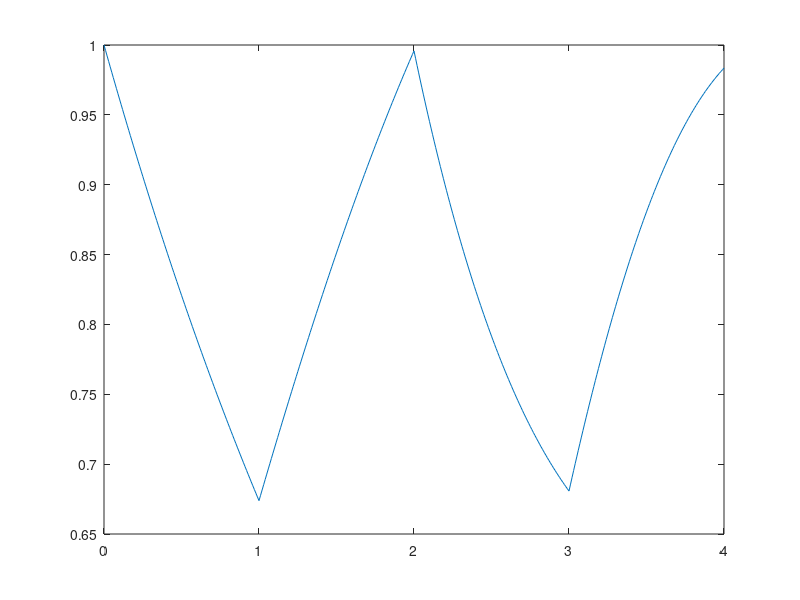

This chart was generated by the following MATLAB code:
clear all; close all; clc; myfont = 22;

N = 1000;
delta = 1;
T = 2*pi/ delta;
g = 0.1;

Eb = 0.5;

H = zeros(2*N+2);
for s = -N: N
    H(s+N+1, s+N+1 ) = s*delta;
    H(s+N+1, 2*N+2) = g;
    H(2*N+2, s+N+1) = g;
end
H(2*N+2, 2*N+2) = Eb;

v0 = zeros(2*N+2, 1);
v0(2*N+2) = 1;

[VV,DD] = eig(H);
dd = diag(DD);
v00 = VV'*v0;

tlist = T*(0:0.01:4);
plist = zeros(1, length(tlist));

for s = 1: length(tlist)
    time = tlist(s);
    v = VV*(exp(-i*dd*time).*v00);
    plist(s) = abs(v(2*N+2))^2;
end

plot(tlist./T, plist)